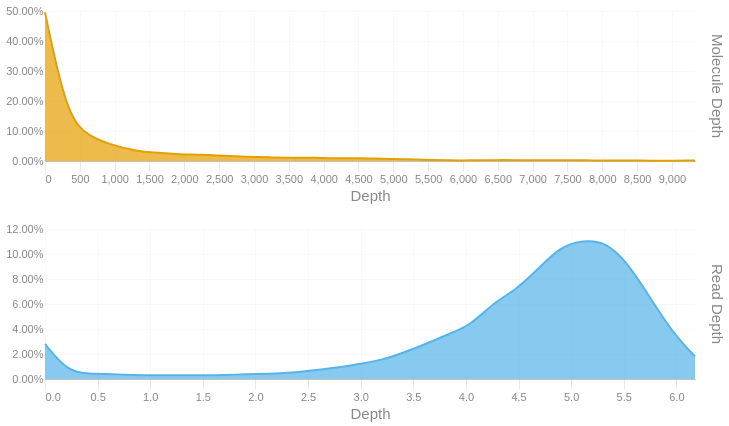

Source (notebook cell):
### Code cell
readdep = depth_hist(tb['Read Depth'], q99, 3)
readdep = readdep.with_columns(pl.lit('Read Depth').alias('Metric'))
if not SKIPLR:
    moldep = depth_hist(tb['Molecule Depth'], mol_q99, 1)
    moldep = moldep.with_columns(pl.lit('Molecule Depth').alias('Metric'))
    _hist = pl.concat([readdep, moldep])
    _hist = _hist.filter(pl.col('Proportion') != 0)
    with SafeRender(_hist):
        (
            alt.Chart(_hist)        
            .mark_area(interpolate = "basis")
            .encode(
                x=alt.X('Bin:Q').scale(domainMin=0).axis(alt.Axis(title='Depth')),
                y = alt.Y('Proportion:Q', title = None).axis(format = '.2%'),
                color = alt.Color('Metric:N').legend(None),
                row = alt.Row("Metric:N").header(title = None, labelOrient = 'right'),
                tooltip = [
                    alt.Tooltip("Metric:N", title = "Metric"),
                    alt.Tooltip('Interval:N', title = "Depth Interval"),
                    alt.Tooltip('Proportion:Q', title = "% Alignments").format('.2%')
                ]
            )
            .resolve_scale(x='independent', y='independent')
            .properties(
                height = 150, width = 650,
                usermeta={'embedOptions': {'downloadFileName': f'{samplename}.depth.hist'}}
            )
        ).display()
else:
    readdep = readdep.filter(pl.col('Proportion') != 0)
    with SafeRender(readdep):
        (
            alt.Chart(readdep)        
            .mark_area(interpolate = "basis")
            .encode(
                x=alt.X('Bin:Q').scale(domainMin=0).axis(alt.Axis(title='Depth')),
                y = alt.Y('Proportion:Q', title = None).axis(format = '.2%'),
                tooltip = [
                    alt.Tooltip('Interval:N', title = "Depth Interval"),
                    alt.Tooltip('Proportion:Q', title = "% Alignments").format('.2%')
                ]
            )
            .properties(
                usermeta={'embedOptions': {'downloadFileName': f'{samplename}.depth.hist'}}
            )
        ).display()

### Figure 1 — Vega-Lite specification as saved in the notebook (floating-point values rounded to 4 significant figures)
{"width": 650, "height": 150, "config": {"title": {"anchor": "start", "dy": -15, "fontSize": 18, "color": "#888888", "subtitleColor": "#888888", "subtitleFontSize": 14}, "arc": {"fill": "#0072B2"}, "axis": {"domainColor": "#888888", "domainWidth": 0.5, "gridWidth": 0.2, "grid": false, "titleFontWeight": 400, "titleFontSize": 15, "labelFontSize": 11, "labelColor": "#888888", "tickColor": "#888888", "tickWidth": 0.2, "titleColor": "#888888"}, "axisBand": {"grid": false}, "axisX": {"grid": true, "tickSize": 10, "domainCap": "round"}, "axisY": {"domain": false, "grid": true, "tickSize": 0, "domainCap": "round"}, "background": "transparent", "header": {"labelFontSize": 15, "labelColor": "#888888", "titleFontSize": 15, "titleFontWeight": 600, "titleColor": "#888888"}, "legend": {"labelFont": "sans-serif", "labelFontSize": 12, "labelColor": "#888888", "symbolSize": 100, "symbolType": "circle", "titleFontSize": 12, "titlePadding": 10, "titleColor": "#888888", "title": null}, "range": {"category": ["#E69F00", "#56B4E9", "#009E73", "#F0E442", "#0072B2", "#D55E00", "#CC79A7", "#000000"], "diverging": ["#cfe8f3", "#a2d4ec", "#73bfe2", "#46abdb", "#1696d2", "#12719e"]}, "area": {"fill": "#0072B2", "fillOpacity": 0.7, "line": true, "strokeOpacity": 0.7}, "line": {"color": "#0072B2", "stroke": "#0072B2", "strokeWidth": 2}, "trail": {"color": "#0072B2", "stroke": "#0072B2", "strokeWidth": 0, "size": 1}, "point": {"filled": true, "fillOpacity": 1.0, "size": 95}, "text": {"color": "#888888", "fontSize": 11, "align": "right", "fontWeight": 400, "size": 11}, "bar": {"fill": "#0072B2", "stroke": null}, "view": {"stroke": null, "continuousWidth": 660, "continuousHeight": 400}}, "data": {"name": "data-42b9c6b802565cedf247fe90f0fbcbd6"}, "mark": {"type": "area", "interpolate": "basis"}, "encoding": {"color": {"field": "Metric", "legend": null, "type": "nominal"}, "row": {"field": "Metric", "header": {"title": null, "labelOrient": "right"}, "type": "nominal"}, "tooltip": [{"field": "Metric", "title": "Metric", "type": "nominal"}, {"field": "Interval", "title": "Depth Interval", "type": "nominal"}, {"field": "Proportion", "format": ".2%", "title": "% Alignments", "type": "quantitative"}], "x": {"axis": {"title": "Depth"}, "field": "Bin", "scale": {"domainMin": 0}, "type": "quantitative"}, "y": {"axis": {"format": ".2%"}, "field": "Proportion", "title": null, "type": "quantitative"}}, "resolve": {"scale": {"x": "independent", "y": "independent"}}, "usermeta": {"embedOptions": {"downloadFileName": "S1_Tusket_015.depth.hist"}}, "$schema": "https://vega.github.io/schema/vega-lite/v6.1.0.json", "datasets": {"data-42b9c6b802565cedf247fe90f0fbcbd6": [{"Bin": 0.0, "Interval": "0.0-0.213", "Proportion": 0.028, "Metric": "Read Depth"}, {"Bin": 0.213, "Interval": "0.213-0.426", "Proportion": 0.006, "Metric": "Read Depth"}, {"Bin": 0.426, "Interval": "0.426-0.639", "Proportion": 0.004, "Metric": "Read Depth"}, {"Bin": 0.639, "Interval": "0.639-0.852", "Proportion": 0.004, "Metric": "Read Depth"}, {"Bin": 0.852, "Interval": "0.852-1.065", "Proportion": 0.003, "Metric": "Read Depth"}, {"Bin": 1.065, "Interval": "1.065-1.278", "Proportion": 0.003, "Metric": "Read Depth"}, {"Bin": 1.278, "Interval": "1.278-1.491", "Proportion": 0.003, "Metric": "Read Depth"}, {"Bin": 1.491, "Interval": "1.491-1.704", "Proportion": 0.003, "Metric": "Read Depth"}, {"Bin": 1.704, "Interval": "1.704-1.917", "Proportion": 0.003, "Metric": "Read Depth"}, {"Bin": 1.917, "Interval": "1.917-2.13", "Proportion": 0.004, "Metric": "Read Depth"}, {"Bin": 2.13, "Interval": "2.13-2.343", "Proportion": 0.004, "Metric": "Read Depth"}, {"Bin": 2.343, "Interval": "2.343-2.556", "Proportion": 0.005, "Metric": "Read Depth"}, {"Bin": 2.556, "Interval": "2.556-2.769", "Proportion": 0.007, "Metric": "Read Depth"}, {"Bin": 2.769, "Interval": "2.769-2.982", "Proportion": 0.009, "Metric": "Read Depth"}, {"Bin": 2.982, "Interval": "2.982-3.195", "Proportion": 0.012, "Metric": "Read Depth"}, {"Bin": 3.195, "Interval": "3.195-3.408", "Proportion": 0.015, "Metric": "Read Depth"}, {"Bin": 3.408, "Interval": "3.408-3.621", "Proportion": 0.021, "Metric": "Read Depth"}, {"Bin": 3.621, "Interval": "3.621-3.834", "Proportion": 0.028, "Metric": "Read Depth"}, {"Bin": 3.834, "Interval": "3.834-4.047", "Proportion": 0.036, "Metric": "Read Depth"}, {"Bin": 4.047, "Interval": "4.047-4.26", "Proportion": 0.043, "Metric": "Read Depth"}, {"Bin": 4.26, "Interval": "4.26-4.473", "Proportion": 0.061, "Metric": "Read Depth"}, {"Bin": 4.473, "Interval": "4.473-4.686", "Proportion": 0.071, "Metric": "Read Depth"}, {"Bin": 4.686, "Interval": "4.686-4.899", "Proportion": 0.088, "Metric": "Read Depth"}, {"Bin": 4.899, "Interval": "4.899-5.112", "Proportion": 0.106, "Metric": "Read Depth"}, {"Bin": 5.112, "Interval": "5.112-5.325", "Proportion": 0.111, "Metric": "Read Depth"}, {"Bin": 5.325, "Interval": "5.325-5.538", "Proportion": 0.11, "Metric": "Read Depth"}, {"Bin": 5.538, "Interval": "5.538-5.751", "Proportion": 0.093, "Metric": "Read Depth"}, {"Bin": 5.751, "Interval": "5.751-5.964", "Proportion": 0.065, "Metric": "Read Depth"}, {"Bin": 5.964, "Interval": "5.964-6.177", "Proportion": 0.037, "Metric": "Read Depth"}, {"Bin": 6.177, "Interval": "6.177-6.39", "Proportion": 0.018, "Metric": "Read Depth"}, {"Bin": 0.0, "Interval": "0.0-321.8", "Proportion": 0.495, "Metric": "Molecule Depth"}, {"Bin": 321.8, "Interval": "321.8-643.5", "Proportion": 0.142, "Metric": "Molecule Depth"}, {"Bin": 643.5, "Interval": "643.5-965.3", "Proportion": 0.081, "Metric": "Molecule Depth"}, {"Bin": 965.3, "Interval": "965.3-1287.0", "Proportion": 0.053, "Metric": "Molecule Depth"}, {"Bin": 1287.0, "Interval": "1287.0-1608.8", "Proportion": 0.034, "Metric": "Molecule Depth"}, {"Bin": 1609.0, "Interval": "1608.8-1930.5", "Proportion": 0.027, "Metric": "Molecule Depth"}, {"Bin": 1930.0, "Interval": "1930.5-2252.3", "Proportion": 0.022, "Metric": "Molecule Depth"}, {"Bin": 2252.0, "Interval": "2252.3-2574.0", "Proportion": 0.022, "Metric": "Molecule Depth"}, {"Bin": 2574.0, "Interval": "2574.0-2895.8", "Proportion": 0.017, "Metric": "Molecule Depth"}, {"Bin": 2896.0, "Interval": "2895.8-3217.5", "Proportion": 0.014, "Metric": "Molecule Depth"}, {"Bin": 3218.0, "Interval": "3217.5-3539.3", "Proportion": 0.012, "Metric": "Molecule Depth"}, {"Bin": 3539.0, "Interval": "3539.3-3861.0", "Proportion": 0.011, "Metric": "Molecule Depth"}, {"Bin": 3861.0, "Interval": "3861.0-4182.8", "Proportion": 0.011, "Metric": "Molecule Depth"}, {"Bin": 4183.0, "Interval": "4182.8-4504.5", "Proportion": 0.008, "Metric": "Molecule Depth"}, {"Bin": 4504.0, "Interval": "4504.5-4826.3", "Proportion": 0.01, "Metric": "Molecule Depth"}, {"Bin": 4826.0, "Interval": "4826.3-5148.1", "Proportion": 0.007, "Metric": "Molecule Depth"}, {"Bin": 5148.0, "Interval": "5148.1-5469.8", "Proportion": 0.006, "Metric": "Molecule Depth"}, {"Bin": 5470.0, "Interval": "5469.8-5791.6", "Proportion": 0.004, "Metric": "Molecule Depth"}, {"Bin": 5792.0, "Interval": "5791.6-6113.3", "Proportion": 0.002, "Metric": "Molecule Depth"}, {"Bin": 6113.0, "Interval": "6113.3-6435.1", "Proportion": 0.002, "Metric": "Molecule Depth"}, {"Bin": 6435.0, "Interval": "6435.1-6756.8", "Proportion": 0.003, "Metric": "Molecule Depth"}, {"Bin": 6757.0, "Interval": "6756.8-7078.6", "Proportion": 0.003, "Metric": "Molecule Depth"}, {"Bin": 7079.0, "Interval": "7078.6-7400.3", "Proportion": 0.002, "Metric": "Molecule Depth"}, {"Bin": 7400.0, "Interval": "7400.3-7722.1", "Proportion": 0.003, "Metric": "Molecule Depth"}, {"Bin": 7722.0, "Interval": "7722.1-8043.8", "Proportion": 0.002, "Metric": "Molecule Depth"}, {"Bin": 8044.0, "Interval": "8043.8-8365.6", "Proportion": 0.002, "Metric": "Molecule Depth"}, {"Bin": 8366.0, "Interval": "8365.6-8687.3", "Proportion": 0.002, "Metric": "Molecule Depth"}, {"Bin": 8687.0, "Interval": "8687.3-9009.1", "Proportion": 0.001, "Metric": "Molecule Depth"}, {"Bin": 9009.0, "Interval": "9009.1-9330.8", "Proportion": 0.001, "Metric": "Molecule Depth"}, {"Bin": 9331.0, "Interval": "9330.8-9652.6", "Proportion": 0.002, "Metric": "Molecule Depth"}]}}
